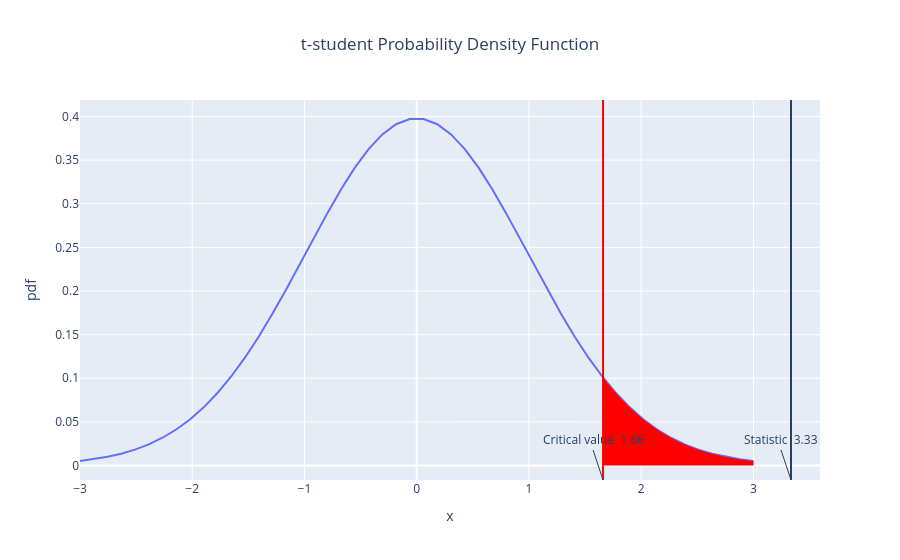

Notebook code for this chart:
### Code cell
show_statistical_test(statistic, 0.05, n1+n2-2, distribution="t-student", alternative="greater")
